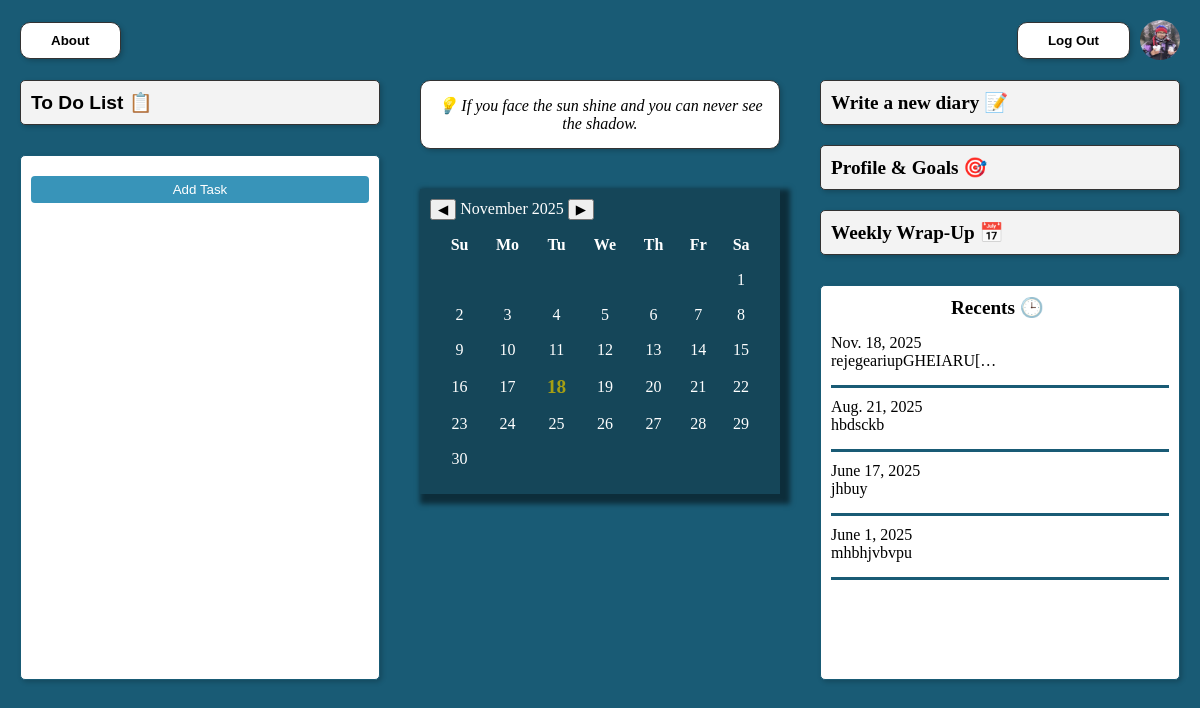
The app's page /home/ (signed in) with its own data.
### web/models.py (models this page shows, shortened)
class UserProfile(models.Model):
    user = models.OneToOneField('auth.User', on_delete=models.CASCADE)
    profile_picture = models.ImageField(upload_to='profile_pics/', null=True, blank=True)

class Quote(models.Model):
    text = models.TextField()

class DiaryEntry(models.Model):
    user = models.ForeignKey(User, on_delete=models.CASCADE)
    date = models.DateField()
    content = models.TextField()

### web/views.py (the view)
# urls.py: 2. Add a URL to urlpatterns:  path('', views.home, name='home')
@login_required
def home(request):
    profile_pics = UserProfile.objects.filter(user=request.user).first()
    if profile_pics and profile_pics.profile_picture and profile_pics.profile_picture.name:
        profile_pic_url = profile_pics.profile_picture.url
    else:
        profile_pic_url = "https://static-00.iconduck.com/assets.00/profile-major-icon-512x512-xosjbbdq.png"
    quote = get_daily_quote()
    recent_entries = DiaryEntry.objects.filter(user=request.user).order_by('-date')[:4]
    return render(request, 'web/home.html', {
        'quote': quote,
        'profile_pics': profile_pics,
        'profile_pic_url': profile_pic_url,
        'recent_entries': recent_entries,  # Pass to template
    })

### web/views.py (called while the page is built)
def get_daily_quote():
    quotes = list(Quote.objects.all())
    if not quotes:
        return None
    today_str = date.today().isoformat()
    hash_val = int(hashlib.sha256(today_str.encode()).hexdigest(), 16)
    index = hash_val % len(quotes)
    return quotes[index]

### web/templates/web/home.html (shortened to what this page needs)
<!DOCTYPE html>
<html lang="en">
<head>
    {% load static %}
  <link rel="stylesheet" href="{% static 'css/home.css' %}">
</head>
<body>
<div class="header">
  <a href="{% url 'about' %}">
    <button>About</button>
  </a>
  <div class="welcome-group">
    <form method="POST" action="{% url 'logout' %}">
    <button type="submit">Log Out</button>
  </form>
  <div class="profile-icon">
    {% if user.is_authenticated and user.userprofile.profile_picture %}
      <img src="{{ user.userprofile.profile_picture.url }}" alt="Profile Picture" style="width: 40px; height: 40px; border-radius: 50%;cursor: pointer;"
      onclick="openModal('{{ user.userprofile.profile_picture.url }}')">
    {% else %}
      <img src="https://static-00.iconduck.com/assets.00/profile-major-icon-512x512-xosjbbdq.png" alt="Default Profile Picture" style="width: 40px; height: 40px; border-radius: 50%;">
    {% endif %}
  </div>
  </div>
</div>
<div class="container">
  <div class="left-panel">
    <div class="card">To Do List 📋</div>
    <div class="list-box">
      <button id="add-task-btn">Add Task</button>
    </div>
  </div>
  <div class="center-panel">
    <div class="quote">
      💡 {{ quote.text }}
    </div>
     <div class="calendar">
      <div class="calendar-header">
        <button onclick="changeMonth(-1)">&#9664;</button>
        <span id="month-year"></span>
        <button onclick="changeMonth(1)">&#9654;</button>
      </div>
      <table>
        <thead>
          <tr>
            <th>Su</th><th>Mo</th><th>Tu</th><th>We</th><th>Th</th><th>Fr</th><th>Sa</th>
          </tr>
        </thead>
        <tbody id="calendar-body">
        </tbody>
      </table>
    </div>
  </div>
  <div class="right-panel">
    <a href="{% url 'dentry' %}" style="cursor: pointer; text-decoration: none; color: #000000;">
      <div class="card">Write a new diary 📝</div>
    </a>
    <a href="{% url 'profile' %}" style="cursor: pointer; text-decoration: none; color: #000000;">
      <div class="card">Profile & Goals 🎯</div>
    </a>
    <a href="{% url 'weekly_wrapup' %}" style="cursor: pointer; text-decoration: none; color: #000000;">
  <div class="card">Weekly Wrap-Up 📅</div>
</a>
<div class="list-box" style="cursor: pointer;">
  <div class="rcntcard">Recents 🕒</div>
  <ul>
    {% for entry in recent_entries %}
      <li onclick="window.location.href='/entry/{{ entry.date }}/'">
        <div>{{ entry.date }}</div>
        <div>{{ entry.content|truncatechars:20 }}</div>
      </li>
    {% empty %}
      <li>No recent entries found.</li>
    {% endfor %}
  </ul>
</div>
  </div>
</div>
</body>
</html>

### web/static/css/home.css (style rules this page uses)
body { font-family: 'Georgia', serif; background-color: #195b75; margin: 0; padding: 20px; display: flex; flex-direction: column; align-items: center; }
.header { width: 100%; display: flex; justify-content: space-between; align-items: center; margin-bottom: 20px; position: relative; }
.header button { padding: 10px 30px; border-radius: 10px; border: 1px solid #333; background: #fff; box-shadow: 2px 2px 5px rgba(0,0,0,0.2); font-weight: bold; cursor: pointer; }
.welcome-group { display: flex; align-items: center; gap: 10px; }
.profile-icon { width: 40px; height: 40px; background: url('https://static-00.iconduck.com/assets.00/profile-major-icon-512x512-xosjbbdq.png') no-repeat center center; background-size: cover; border-radius: 50%; }
.container { display: flex; justify-content: center; align-items: stretch; gap: 40px; width: 100%; height: 600px; }
.left-panel, .center-panel, .right-panel { display: flex; flex-direction: column; gap: 20px; flex: 1; max-width: 400px; }
.card { background: #fff; padding: 15px; border: 1px solid #333; border-radius: 10px; box-shadow: 2px 2px 5px rgba(0,0,0,0.2); font-weight: bold; display: flex; justify-content: space-between; align-items: center; }
.rcntcard { background: #fff; box-shadow: 0px 0px 0px rgba(0,0,0,0.2); text-align: center; font-weight: bold; display: flex; justify-content: space-between; text-decoration: none; font-size: 1.2em; margin-left: 120px; margin-bottom: 15px; }
.list-box { background: #fff; padding: 10px; border: 1px solid #ccc; border-radius: 10px; box-shadow: 2px 2px 5px rgba(0,0,0,0.2); flex: 1; display: flex; flex-direction: column; }
.list-box ul { list-style:none; padding: 0; margin: 0; }
.list-box li { margin-bottom: 10px; border-bottom: 3px solid #195b75; padding-bottom: 15px; }
.calendar { background:#154659; background-size: cover; background-blend-mode: overlay; padding: 10px; border-radius: 10px white; box-shadow: 5px 5px 5px 5px rgba(0, 0, 0, 0.5); color: #fff; }
table { width: 100%; text-align: center; border-spacing: 15px; }
.quote { background: white; padding: 15px; border-radius: 10px; font-style: italic; border: 1px solid #333; box-shadow: 2px 2px 5px rgba(0,0,0,0.2); margin-bottom: 20px; text-align: center; }
.left-panel { width: 300px; font-family: Arial, sans-serif; }
.card { background-color: #f3f3f3; padding: 10px; font-size: 1.2em; font-weight: bold; border-radius: 5px; }
.list-box { border: 1px solid #195b75; border-radius: 5px; padding: 10px; margin-top: 10px; height: 300px; overflow-y: auto; }
.list-box > button { margin-top: 10px; padding: 6px 10px; background-color: #3894b9; color: white; border: none; border-radius: 4px; cursor: pointer; }

### records on screen
Quote: text "If you face the sun shine and you can never see the shadow."
DiaryEntry: date "Nov. 18, 2025", content "rejegeariupGHEIARU[…"
DiaryEntry: date "Aug. 21, 2025", content "hbdsckb"
DiaryEntry: date "June 17, 2025", content "jhbuy"
DiaryEntry: date "June 1, 2025", content "mhbhjvbvpu"
